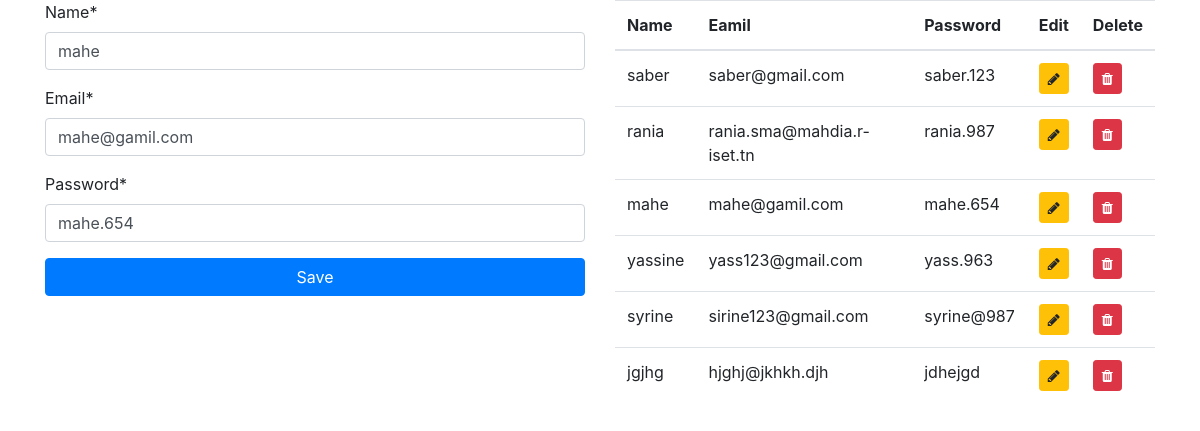
Screenshot of /crud/update/3 with the database file from the repository.
### crud/models.py (models this page shows)
class MyUser(models.Model):
    name=models.CharField(max_length=200)
    email=models.CharField(max_length=200)
    password=models.CharField(max_length=200)

### crud/views.py (the view)
# urls.py: path('update/<int:id>',views.update_user, name="create_user"),
def update_user(request, id):
    id = MyUser.objects.get(id=id)
    form = MyUserForms(request.POST or None, instance=id)
    if form.is_valid():
        form.save()
        return redirect ('/crud')
    return render(request,'index.html',{'form':form, 'users':MyUser.objects.all()})

### crud/forms.py
class MyUserForms(forms.ModelForm):
    class Meta:
        model = MyUser
        fields = ['name','email','password']

### crud/templates/index.html (shortened to what this page needs)
<!DOCTYPE html>
<html lang="en">
<head>
    <link rel="stylesheet" href="https://stackpath.bootstrapcdn.com/bootstrap/4.5.0/css/bootstrap.min.css"
>
    <link rel="stylesheet" href="https://stackpath.bootstrapcdn.com/font-awesome/4.7.0/css/font-awesome.min.css">
</head>
<body>
    <div class="container">
        {% load crispy_forms_tags %}
        <div class="row">
            <div class="col-lg-6">
                <form action="" method="POST">
                    {{form|crispy}}
                    <button type="submit" class="btn btn-block btn-primary">Save</button>
                </form>
            </div>
            <div class="col-lg-6">
                <table class="table">
                    <thead>
                        <th>Name</th>
                        <th>Eamil</th>
                        <th>Password</th>
                        <th>Edit</th>
                        <th>Delete</th>
                    </thead>
                    <tbody>
                        {% for i in users %}
                        <tr>
                            <td>{{i.name}}</td>
                            <td>{{i.email}}</td>
                            <td>{{i.password}}</td>
                            <td>
                                <a class="btn btn-sm btn-warning" href="/crud/update/{{i.id}}">
                                <i class="fa fa-pencil"></i>
                                </a>
                            </td>
                            <td>
                                <a class="btn btn-sm btn-danger" href="/crud/delete/{{i.id}}">
                                <i class="fa fa-trash"></i>
                                </a>
                            </td>
                        </tr>
                        {% endfor %}
                    </tbody>
                </table>
            </div>
        </div>
    </div>
</body>
</html>

### rows the page displays
MyUser: name "mahe", email "mahe@gamil.com", password "mahe.654"
MyUser: name "saber", email "saber@gmail.com", password "saber.123"
MyUser: name "rania", email "rania.sma@mahdia.r-iset.tn", password "rania.987"
MyUser: name "yassine", email "yass123@gmail.com", password "yass.963"
MyUser: name "syrine", email "sirine123@gmail.com", password "syrine@987"
MyUser: name "jgjhg", email "hjghj@jkhkh.djh", password "jdhejgd"
